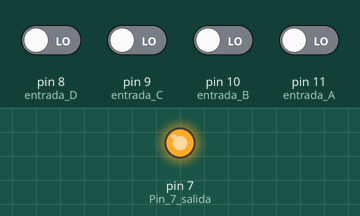
Recording of a sketch running on a simulated Arduino Uno, built with avr-gcc and run on an emulated ATmega328P. On the bench: output pins drawn as LEDs (lit = HIGH). Inputs (shaded band) come from the test bench; at power-on: pin 8 (entrada_D), pin 9 (entrada_C), pin 10 (entrada_B), pin 11 (entrada_A) LOW.

Above: at 1.2 s.
1.3 s: pin 8 (entrada_D) driven HIGH
At 1.9 s:
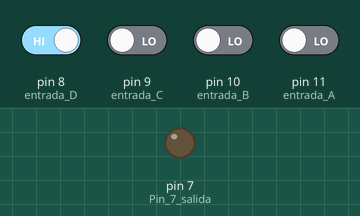
2.8 s: pin 8 (entrada_D) driven LOW
At 4.0 s:
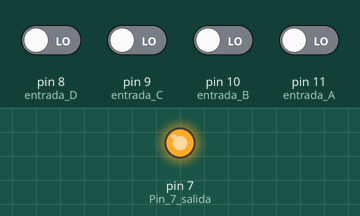
4.3 s: pin 11 (entrada_A) driven HIGH
At 5.4 s:
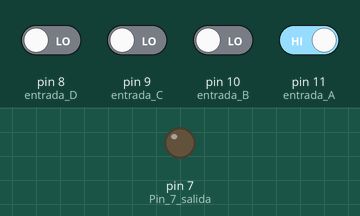
Timing chart, 0 to 7.3 s (numbered marks = the images above; inputs shaded):
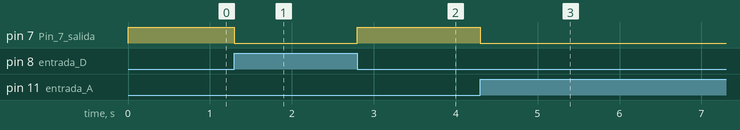

Measured:
- after the input at 1.3 s, pin 7 (Pin_7_salida): HIGH → LOW at once
- after the input at 2.8 s, pin 7 (Pin_7_salida): LOW → HIGH at once
- after the input at 4.3 s, pin 7 (Pin_7_salida): HIGH → LOW at once

The sketch:

MAPA24BITS.ino
```cpp
//Autor:Dario Jorge Iglesias
boolean D,C,B,A,Z2;
void setup()
{
 pinMode(8,INPUT);//entrada D
 pinMode(9,INPUT);//entrada C
 pinMode(10,INPUT);//entrada B
 pinMode(11,INPUT);//entrada A
 pinMode(7,OUTPUT);//Pin 7 salida
}
void loop() {
 D=digitalRead(8);
 B=digitalRead(10);
 C=digitalRead(9);
 A=digitalRead(11);
 Z2=(!D&!A)|(C&A);
 digitalWrite(7,Z2);}
```
